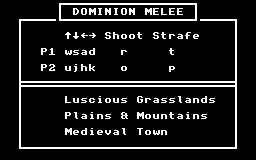

This game map was drawn from its Tiled (.tmx) file and the tilesets committed beside it. A one-line description and the full map source follow:
An orthogonal 32x20 tile map with 8x8 px tiles, 1 tile layer (Title).

<map version="1.2" tiledversion="1.2.1" orientation="orthogonal" renderorder="right-down" width="32" height="20" tilewidth="8" tileheight="8" infinite="0" nextlayerid="3" nextobjectid="1">
 <tileset firstgid="1" source="font.tsx" />
 <layer id="2" name="Title" width="32" height="20">
  <data encoding="csv">
0,0,0,0,0,0,0,219,197,197,197,197,197,197,197,197,197,197,197,197,197,197,197,197,192,0,0,0,0,0,0,0,
0,0,0,0,0,0,0,180,0,69,80,78,74,79,74,80,79,0,78,70,77,70,70,0,180,0,0,0,0,0,0,0,
0,0,219,197,197,197,197,193,197,197,197,197,197,197,197,197,197,197,197,197,197,197,197,197,218,197,197,197,197,192,0,0,
0,0,180,0,0,0,0,0,0,0,0,0,0,0,0,0,0,0,0,0,0,0,0,0,0,0,0,0,0,180,0,0,
0,0,180,0,0,0,0,0,25,26,28,27,0,84,105,112,112,117,0,84,117,115,98,103,102,0,0,0,0,180,0,0,
0,0,180,0,0,0,0,0,0,0,0,0,0,0,0,0,0,0,0,0,0,0,0,0,0,0,0,0,0,180,0,0,
0,0,180,0,0,81,50,0,120,116,98,101,0,0,0,115,0,0,0,0,0,117,0,0,0,0,0,0,0,180,0,0,
0,0,180,0,0,0,0,0,0,0,0,0,0,0,0,0,0,0,0,0,0,0,0,0,0,0,0,0,0,180,0,0,
0,0,180,0,0,81,51,0,118,107,105,108,0,0,0,112,0,0,0,0,0,113,0,0,0,0,0,0,0,180,0,0,
0,0,180,0,0,0,0,0,0,0,0,0,0,0,0,0,0,0,0,0,0,0,0,0,0,0,0,0,0,180,0,0,
0,0,199,206,206,206,206,206,206,206,206,206,206,206,206,206,206,206,206,206,206,206,206,206,206,206,206,206,206,182,0,0,
0,0,180,0,0,0,0,0,0,0,0,0,0,0,0,0,0,0,0,0,0,0,0,0,0,0,0,0,0,180,0,0,
0,0,180,0,0,0,0,0,77,118,116,100,106,112,118,116,0,72,115,98,116,116,109,98,111,101,116,0,0,180,0,0,
0,0,180,0,0,0,0,0,0,0,0,0,0,0,0,0,0,0,0,0,0,0,0,0,0,0,0,0,0,180,0,0,
0,0,180,0,0,0,0,0,81,109,98,106,111,116,0,39,0,78,112,118,111,117,98,106,111,116,0,0,0,180,0,0,
0,0,180,0,0,0,0,0,0,0,0,0,0,0,0,0,0,0,0,0,0,0,0,0,0,0,0,0,0,180,0,0,
0,0,180,0,0,0,0,0,78,102,101,106,102,119,98,109,0,85,112,120,111,0,0,0,0,0,0,0,0,180,0,0,
0,0,180,0,0,0,0,0,0,0,0,0,0,0,0,0,0,0,0,0,0,0,0,0,0,0,0,0,0,180,0,0,
0,0,193,197,197,197,197,197,197,197,197,197,197,197,197,197,197,197,197,197,197,197,197,197,197,197,197,197,197,218,0,0,
0,0,0,0,0,0,0,0,0,0,0,0,0,0,0,0,0,0,0,0,0,0,0,0,0,0,0,0,0,0,0,0
</data>
 </layer>
</map>
